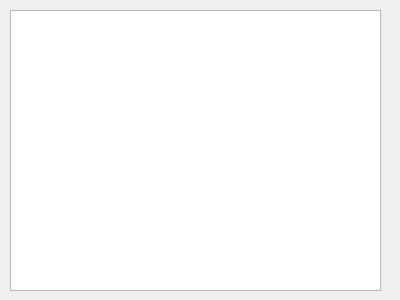
<?xml version="1.0" encoding="UTF-8"?>
<ui version="4.0">
 <class>simple_table_view</class>
 <widget class="QWidget" name="simple_table_view">
  <property name="geometry">
   <rect>
    <x>0</x>
    <y>0</y>
    <width>400</width>
    <height>300</height>
   </rect>
  </property>
  <property name="windowTitle">
   <string>simple_table_view</string>
  </property>
  <widget class="QTableView" name="tableView">
   <property name="geometry">
    <rect>
     <x>10</x>
     <y>10</y>
     <width>371</width>
     <height>281</height>
    </rect>
   </property>
  </widget>
 </widget>
 <layoutdefault spacing="6" margin="11"/>
 <resources/>
 <connections/>
</ui>
